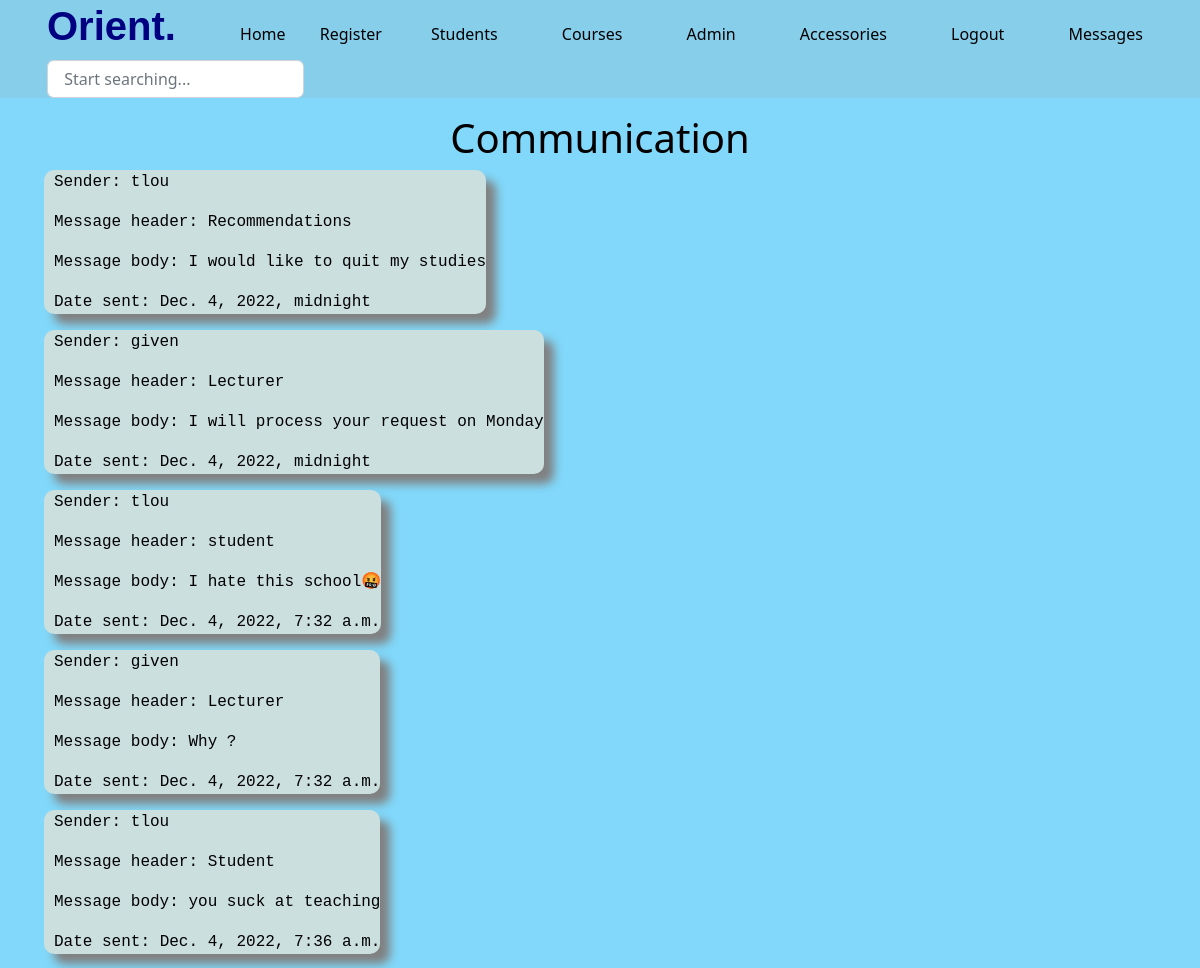
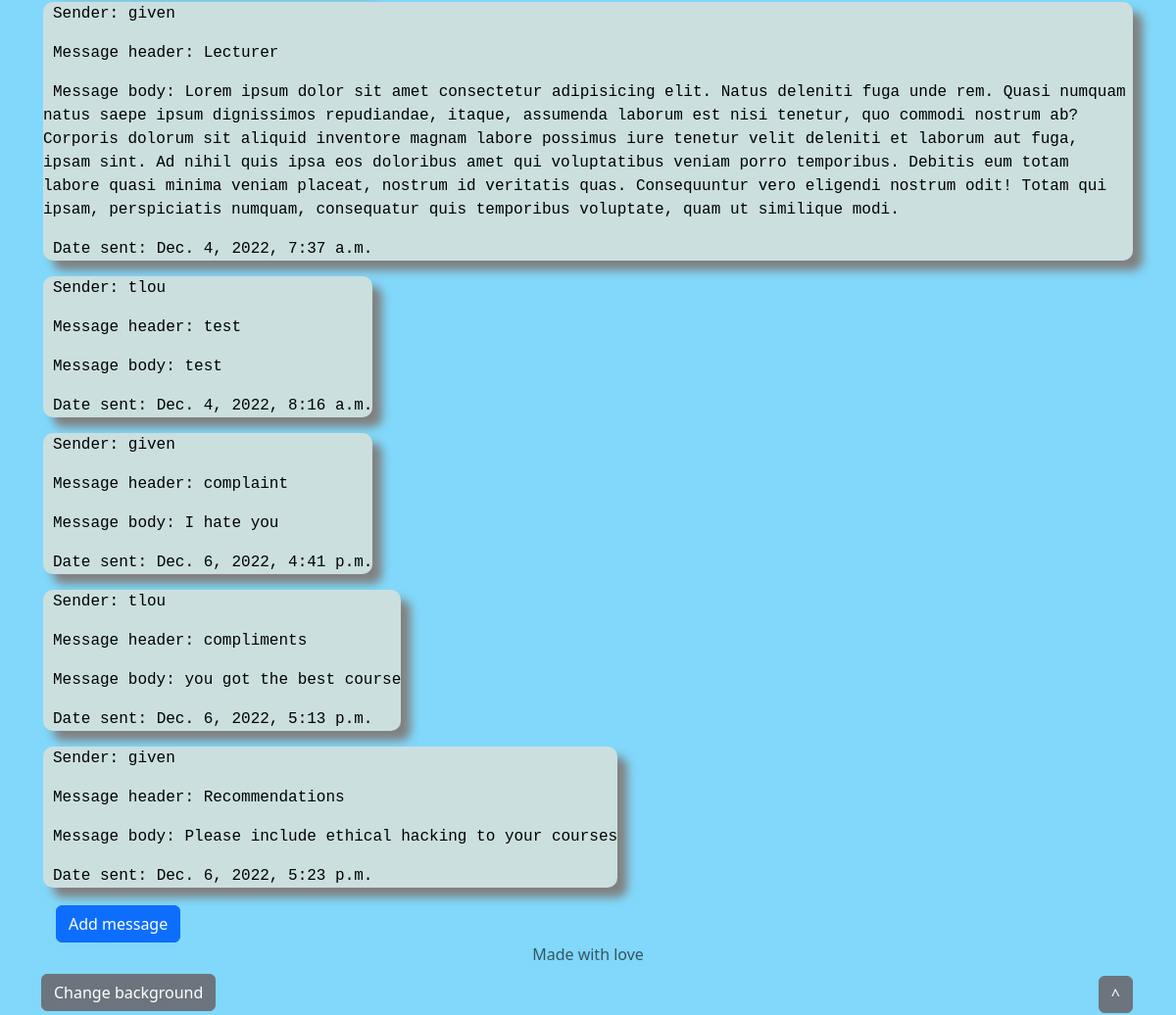
/messages/ (signed in), run on an earlier commit of the app's database (2 pictures, top to bottom).
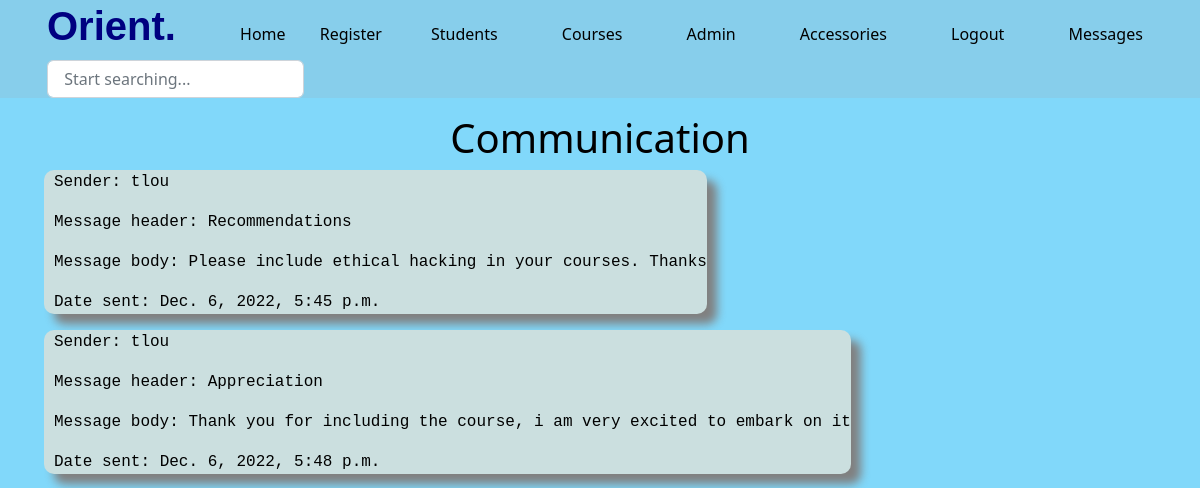
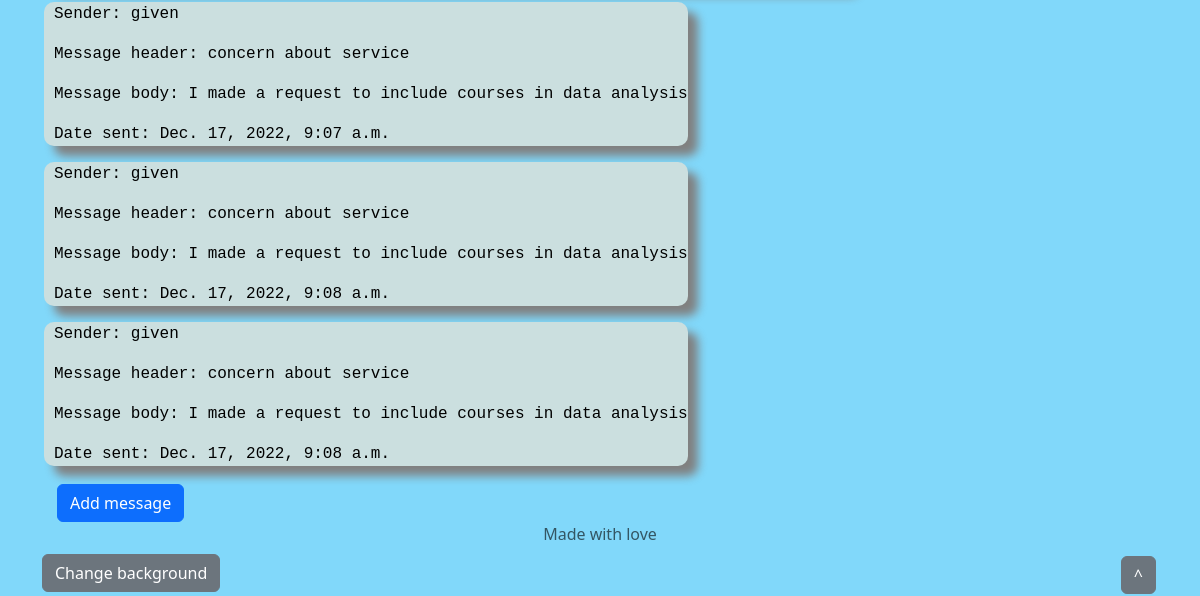
And on a later commit of the database (2 pictures, top to bottom).
### course/models.py (models this page shows, shortened)
class UserMessage(models.Model):
    user = models.ForeignKey(User,on_delete=models.CASCADE)
    heading = models.CharField(max_length=300,null=True)
    text_message =models.TextField(max_length=3000, null=True)
    date_added = models.DateTimeField(auto_now_add=True,null=True)
    date_edited = models.DateTimeField(auto_now=True,null=True)

### course/views.py (the view)
# urls.py: path('messages/',views.user_messages,name='messages'),
@login_required(login_url='/login')
def user_messages(request):
    user_messages = UserMessage.objects.all()
    user_messages = UserMessage.objects.order_by('date_added')
    return render(request,'course/messages.html',{"user_messages":user_messages})

### course/templates/course/messages.html (shortened to what this page needs)
{% extends 'course/base.html' %}
{% block content %}
<div class="container">
  <h1>Communication</h1>
  {% for user_message in user_messages %}
  <div class="texts-messages">
  <p>Sender: {{user_message.user}}</p>
  <p>Message header: {{user_message.heading}}</p>
  <p> Message body: {{user_message.text_message}}</p>
  <p>Date sent: {{user_message.date_added}}</p>
</div>
  {% endfor %}
  <a href="{% url 'add-message' %}" class="btn btn-primary">Add message</a>
{% endblock %}

### course/templates/course/base.html (shortened to what this page needs)
<!DOCTYPE html>
<html lang="en">
  <head>
    <link
      rel="stylesheet"
      href="https://cdn.jsdelivr.net/npm/bootstrap@5.2.3/dist/css/bootstrap.min.css"
    />
  </head>
  <body>
    {% include 'course/header.html' %} {% block content %}{% endblock %} {% include 'course/footer.html' %}
  </body>
</html>

### course/templates/course/header.html (shortened to what this page needs)
{% block content %}
<div class="header">
  <ul>
    <li>
      <h1 style=" font-weight: bold; color: navy;font-family:'Trebuchet MS', 'Lucida Sans Unicode', 'Lucida Grande', 'Lucida Sans', Arial, sans-serif;">Orient.</h1>
    </li>
    <li><a href="/#"></a>Home</li>
    <a href="{% url 'register-student' %}">Register</a>
    <li><a href="{% url 'students' %}">Students</a></li>
    <li><a href="{% url 'courses' %}">Courses</a></li>
    <li><a href="/admin">Admin</a></li>
    <li><a href="/items">Accessories</a></li>
    <li>
      {% if request.user.is_authenticated %}
          <a href="{% url 'logout' %}" >Logout</a>
          {% else %}
          <a href="{% url 'login' %}">Login</a>
        {% endif %}
    </li>
    <li>
      {% if request.user.is_authenticated %}
        <a href="{% url 'messages' %}" >Messages</a>
        {% endif %}
    </li>
    <li>
      <div class="search">
        <input type="text" name="" class="form-control" placeholder=" Start searching..." id="" />
      </div>
    </li>
  </ul>
</div>
{% endblock %}

### course/templates/course/footer.html (shortened to what this page needs)
{% block content %}
<p class="footer-text mb-2">Made with love</p>
<div class="upbutton">
  <button id="shootUp" class="btn btn-secondary">^</button>
  <button id="change-bg" onclick="toggleMode()" class="btn btn-secondary">Change background</button>
</div>
{% endblock %}

### course/templates/course/base.html (style rules this page uses)
body { font-family: sans-serif, "Courier New", Courier, monospace; background-color: rgb(233, 233, 69); background-color: rgb(129, 216, 250); font-family: Cantarell, -apple-system, BlinkMacSystemFont, "Segoe UI", Roboto, Oxygen, Ubuntu, "Open Sans", "Helvetica Neue", sans-serif; color: black; cursor: pointer; font-family:system-ui, -apple-system, BlinkMacSystemFont, 'Segoe UI', Roboto, Oxygen, Ubuntu, Cantarell, 'Open Sans', 'Helvetica Neue', sans-serif ; }
.container { text-align: left; }
h1 { text-align: center; }
.header { background-color: skyblue; width:100%; height: 20%; }
.header li,a { list-style: none; display: inline-block; margin: 0 15px; text-decoration: none; color: black; margin-top: 2px; }
li { justify-content: center; }
.search { color:black; }
#shootUp { float: right; margin:2px; }
.footer-text { text-align: center; opacity: 0.6; }
.texts-messages { border: none; text-align: left; margin: 2px; border-radius: 10px; width: fit-content; font-family: Courier, monospace; background-color: rgb(203, 223, 223); text-indent: 10px; box-shadow: 10px 10px 10px grey; }

What changed in the data, as far as the page shows it:
removed UserMessage: user "tlou", heading "Recommendations", text_message "I would like to quit my studies", date_added "Dec. 4, 2022, midnight"
removed UserMessage: user "given", heading "Lecturer", text_message "I will process your request on Monday", date_added "Dec. 4, 2022, midnight"
removed UserMessage: user "tlou", heading "student", text_message "I hate this school🤬", date_added "Dec. 4, 2022, 7:32 a.m."
removed UserMessage: user "given", heading "Lecturer", text_message "Why ?", date_added "Dec. 4, 2022, 7:32 a.m."
removed UserMessage: user "tlou", heading "Student", text_message "you suck at teaching", date_added "Dec. 4, 2022, 7:36 a.m."
removed UserMessage: user "given", heading "Lecturer", text_message "Lorem ipsum dolor sit amet consectetur adipisicing elit. Natus deleniti fuga unde rem. Quasi numquam natus saepe ipsum dignissimos repudiandae, itaque, assumenda laborum est nisi tenetur, quo commodi nostrum ab? Corporis dolorum sit aliquid inventore magnam labore possimus iure tenetur velit deleniti et laborum aut fuga, ipsam sint. Ad nihil quis ipsa eos doloribus amet qui voluptatibus veniam porro temporibus. Debitis eum totam labore quasi minima veniam placeat, nostrum id veritatis quas. Consequuntur vero eligendi nostrum odit! Totam qui ipsam, perspiciatis numquam, consequatur quis temporibus voluptate, quam ut similique modi.", date_added "Dec. 4, 2022, 7:37 a.m."
removed UserMessage: user "tlou", heading "test", text_message "test", date_added "Dec. 4, 2022, 8:16 a.m."
removed UserMessage: user "given", heading "complaint", text_message "I hate you", date_added "Dec. 6, 2022, 4:41 p.m."
removed UserMessage: user "tlou", heading "compliments", text_message "you got the best course", date_added "Dec. 6, 2022, 5:13 p.m."
removed UserMessage: user "given", heading "Recommendations", text_message "Please include ethical hacking to your courses", date_added "Dec. 6, 2022, 5:23 p.m."
added UserMessage: user "tlou", heading "Recommendations", text_message "Please include ethical hacking in your courses. Thanks", date_added "Dec. 6, 2022, 5:45 p.m."
added UserMessage: user "tlou", heading "Appreciation", text_message "Thank you for including the course, i am very excited to embark on it", date_added "Dec. 6, 2022, 5:48 p.m."
added UserMessage: user "given", heading "concern about service", text_message "I made a request to include courses in data analysis", date_added "Dec. 17, 2022, 9:07 a.m."
added UserMessage: user "given", heading "concern about service", text_message "I made a request to include courses in data analysis", date_added "Dec. 17, 2022, 9:08 a.m."
added UserMessage: user "given", heading "concern about service", text_message "I made a request to include courses in data analysis", date_added "Dec. 17, 2022, 9:08 a.m."
